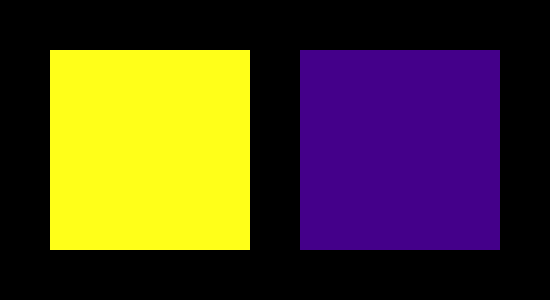
Frame 1 (no input)
Frame 60 (the mouse pressed at the canvas centre just before this capture): identical to frame 1, image omitted
Frame 120 (the mouse held since frame 60 and released just before this capture): identical to frame 1, image omitted

The Processing sketch that drew this single still picture (run headless with seeded random() and noise(); from frame 60 on, the mouse is pressed at the canvas centre):

// Processing sketch: Exercicio_1
// ── Exercicio_1.pde
void setup(){
  size(550,300);
  noStroke();
  background(0);
  
}

void draw(){
  if(mouseX>50 && mouseX<250 && mouseY>50 && mouseY<250){
    background(255, 255, 25);
  }
  else if(mouseX>300 && mouseX<500 && mouseY>50 && mouseY<250){
    background(68, 0, 138);
  }
  else{
    background(0);
  }
  fill(255,255,25);
  rect(50,50,200,200);
  fill(68, 0, 138);
  rect(300,50,200,200);
}
